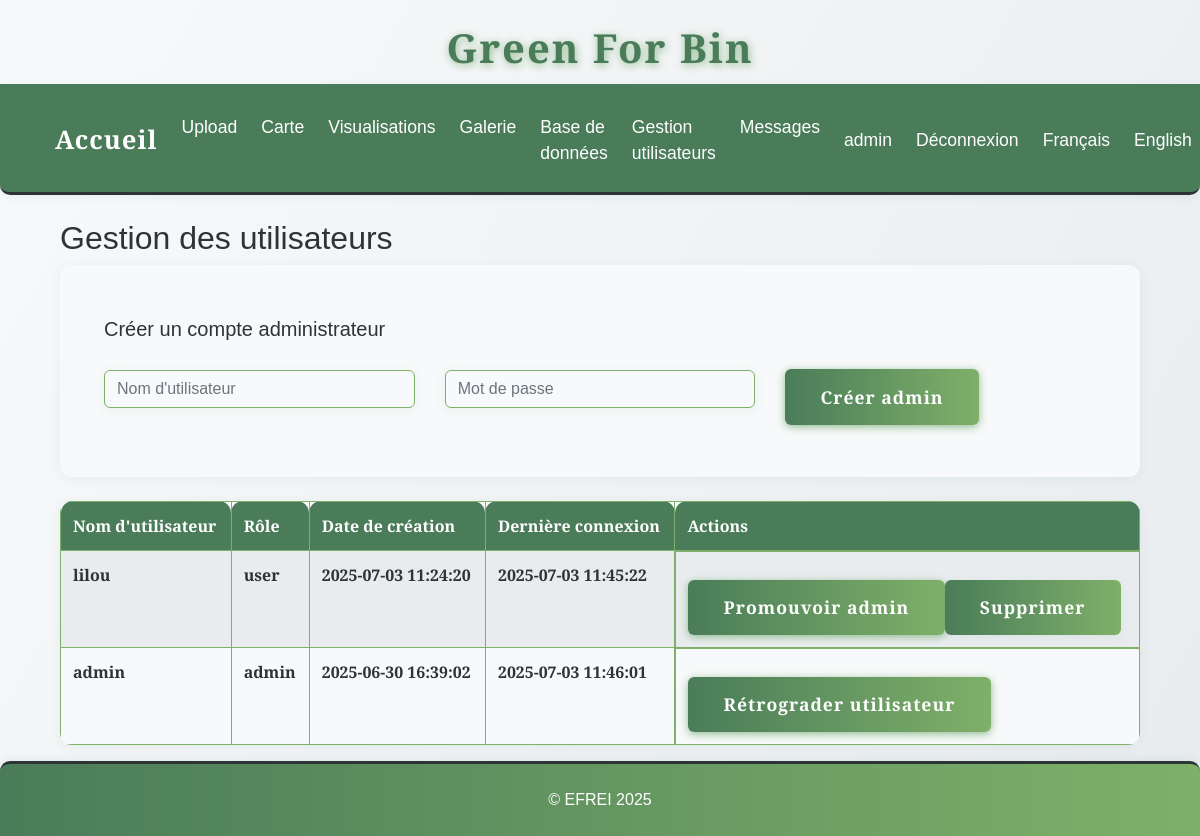
/admin/users (signed in), run on an earlier commit of the app's database.
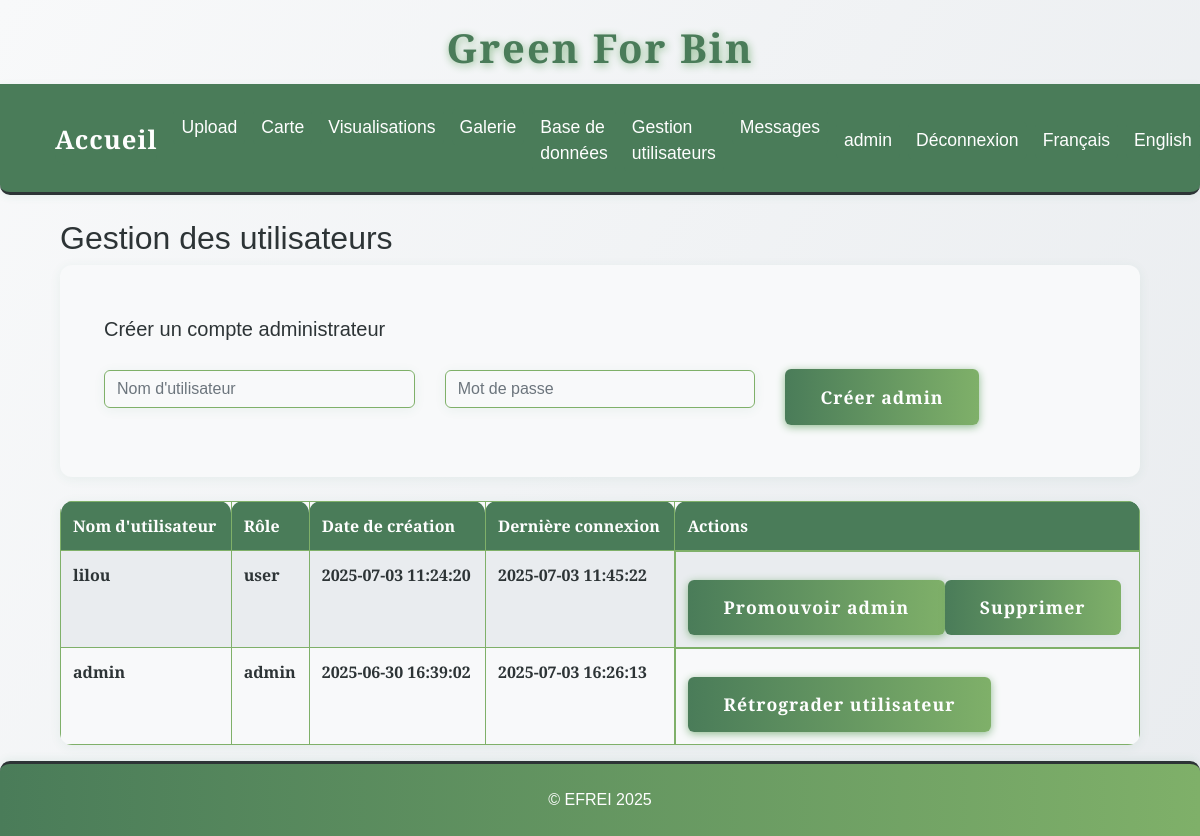
And on a later commit of the database.
### tables this page shows
CREATE TABLE users (
                id INTEGER PRIMARY KEY AUTOINCREMENT,
                username TEXT UNIQUE NOT NULL,
                password_hash TEXT NOT NULL,
                role TEXT NOT NULL DEFAULT 'user',
                created_at TEXT NOT NULL,
                last_login TEXT
            );

### app.py (the view)
@app.route('/admin/users')
@admin_required
def admin_users():
    with sqlite3.connect(DB_PATH) as conn:
        c = conn.cursor()
        c.execute("""
            SELECT id, username, role, created_at, last_login
            FROM users
            ORDER BY created_at DESC
        """)
        users = c.fetchall()
        c.execute("SELECT COUNT(*) FROM users WHERE role = 'admin'")
        admin_count = c.fetchone()[0]
    return render_template('admin/users.html', users=users, admin_count=admin_count)

### app.py (called while the page is built)
def get_locale():
    return session.get('lang', request.accept_languages.best_match(['en', 'fr']))

@app.context_processor
def inject_locale():
    return dict(get_locale=get_locale)

def admin_required(f):
    @wraps(f)
    def decorated_function(*args, **kwargs):
        if 'user_id' not in session:
            flash('Vous devez être connecté pour accéder à cette page.', 'error')
            return redirect(url_for('login'))
        with sqlite3.connect(DB_PATH) as conn:
            c = conn.cursor()
            c.execute("SELECT role FROM users WHERE id = ?", (session['user_id'],))
            user = c.fetchone()
        if not user or user[0] != 'admin':
            flash('Accès réservé aux administrateurs.', 'error')
            return redirect(url_for('index'))
        return f(*args, **kwargs)
    return decorated_function

### templates/admin/users.html (shortened to what this page needs)
{% extends "base.html" %}
{% block content %}
<div class="container">
    <h2>{{ _('Gestion des utilisateurs') }}</h2>
    <div class="card mb-4">
        <div class="card-body">
            <h5 class="card-title">{{ _('Créer un compte administrateur') }}</h5>
            <form method="post" action="{{ url_for('create_admin') }}">
                <div class="row g-2 align-items-center">
                    <div class="col-md-4">
                        <input type="text" name="username" class="form-control" placeholder="Nom d'utilisateur" required>
                    </div>
                    <div class="col-md-4">
                        <input type="password" name="password" class="form-control" placeholder="Mot de passe" required>
                    </div>
                    <div class="col-md-4">
                        <button type="submit" class="btn btn-primary">{{ _('Créer admin') }}</button>
                    </div>
                </div>
            </form>
        </div>
    </div>
    <table class="table table-striped table-green-text">
        <thead>
            <tr>
                <th>{{ _("Nom d'utilisateur") }}</th>
                <th>{{ _('Rôle') }}</th>
                <th>{{ _('Date de création') }}</th>
                <th>{{ _('Dernière connexion') }}</th>
                <th>{{ _('Actions') }}</th>
            </tr>
        </thead>
        <tbody>
            {% for user in users %}
                <tr>
                    <td>{{ user[1] }}</td>
                    <td>{{ user[2] }}</td>
                    <td>{{ user[3] }}</td>
                    <td>{{ user[4] or _('Jamais') }}</td>
                    <td class="d-flex gap-2">
                        {% if user[2] == 'user' %}
                            <a href="{{ url_for('promote_user', user_id=user[0]) }}" class="btn btn-success btn-sm">{{ _('Promouvoir admin') }}</a>
                        {% else %}
                            <a href="{{ url_for('demote_user', user_id=user[0]) }}" class="btn btn-warning btn-sm">{{ _('Rétrograder utilisateur') }}</a>
                        {% endif %}
                        {% if session['user_id'] != user[0] and (user[2] != 'admin' or admin_count > 1) %}
                            <a href="{{ url_for('delete_user', user_id=user[0]) }}" class="btn btn-danger btn-sm" onclick="return confirm('Supprimer cet utilisateur ?');">{{ _('Supprimer') }}</a>
                        {% endif %}
                    </td>
                </tr>
            {% endfor %}
        </tbody>
    </table>
</div>
{% endblock %}

### templates/base.html (shortened to what this page needs)
<!DOCTYPE html>
<html lang="{{ get_locale() }}">
<head>
    <link href="https://cdn.jsdelivr.net/npm/bootstrap@4.6.2/dist/css/bootstrap.min.css" rel="stylesheet">
    <link href="{{ url_for('static', filename='css/style.css') }}" rel="stylesheet">
    <link href="{{ url_for('static', filename='css/greenforbin.css') }}" rel="stylesheet">
</head>
<body>
    <header>
        <h1>{{ _('Green For Bin') }}</h1>
        <nav class="navbar navbar-expand-lg navbar-dark bg-dark">
            <div class="container-fluid">
                <a class="navbar-brand" href="{{ url_for('about') }}">{{ _('Accueil') }}</a>
                <div class="collapse navbar-collapse" id="navbarNav">
                    <ul class="navbar-nav">
                        <li class="nav-item">
                            <a class="nav-link" href="{{ url_for('upload') }}">{{ _('Upload') }}</a>
                        </li>
                        <li class="nav-item">
                            <a class="nav-link" href="{{ url_for('map_view') }}">{{ _('Carte') }}</a>
                        </li>
                        <li class="nav-item">
                            <a class="nav-link" href="{{ url_for('stats') }}">{{ _('Visualisations') }}</a>
                        </li>
                        <li class="nav-item">
                            <a class="nav-link" href="{{ url_for('gallery') }}">{{ _('Galerie') }}</a>
                        </li>
                        {% if session.get('role') == 'admin' %}
                            <li class="nav-item">
                                <a class="nav-link" href="{{ url_for('afficher_bdd') }}">{{ _('Base de données') }}</a>
                            </li>
                            <li class="nav-item">
                                <a class="nav-link" href="{{ url_for('admin_users') }}">{{ _('Gestion utilisateurs') }}</a>
                            </li>
                            <li class="nav-item">
                                <a class="nav-link" href="{{ url_for('admin_messages') }}">{{ _('Messages') }}</a>
                            </li>
                        {% endif %}
                    </ul>
                    <ul class="navbar-nav ms-auto">
                        {% if session.get('user_id') %}
                            <li class="nav-item">
                                <span class="nav-link">{{ session.get('username') }}</span>
                            </li>
                            <li class="nav-item">
                                <a class="nav-link" href="{{ url_for('logout') }}">{{ _('Déconnexion') }}</a>
                            </li>
                        {% endif %}
                        <li class="nav-item">
                            <a class="nav-link" href="{{ url_for('set_language', lang='fr') }}">{{ _('Français') }}</a>
                        </li>
                        <li class="nav-item">
                            <a class="nav-link" href="{{ url_for('set_language', lang='en') }}">{{ _('English') }}</a>
                        </li>
                    </ul>
                </div>
            </div>
        </nav>
    </header>
    <div class="container mt-4">
        {% block content %}{% endblock %}
    </div>
    <footer class="footer-efrei mt-auto py-3">
        <div class="container text-center">
            <span>&copy; EFREI 2025</span>
        </div>
    </footer>
</body>
</html>

### static/css/style.css (style rules this page uses)
:root { --primary-green: #4a7c59; --light-green: #7fb069; --sage-green: #8fbc8f; --cream: #fefefe; --warm-white: #f8f9fa; --soft-gray: #e9ecef; --charcoal: #2d3436; --text-primary: #2d3436; --text-secondary: #636e72; --radius: 2.5rem; --shadow: 0 4px 24px rgba(44, 124, 89, 0.10); --transition: all 0.3s cubic-bezier(.4,0,.2,1); --green-dark: var(--primary-green); --green: var(--light-green); --green-light: var(--sage-green); --beige: var(--cream); --white: var(--cream); --black: var(--charcoal); }
html, body { height: 100%; margin: 0; padding: 0; }
body { display: flex; flex-direction: column; min-height: 100vh; }
.container.mt-4 { flex: 1 0 auto; }
.navbar { background: linear-gradient(90deg, var(--primary-green) 0%, var(--light-green) 100%); border-radius: 0 0 var(--radius) var(--radius); box-shadow: var(--shadow); padding: 1.5rem 2.5rem 1.2rem 2.5rem; display: flex; justify-content: center; align-items: center; gap: 2rem; position: sticky; top: 0; z-index: 1000; }
.nav-link { color: var(--cream); font-family: 'Inter', 'Franklin Gothic Medium', 'Arial Narrow', Arial, sans-serif, sans-serif; font-size: 1.1rem; font-weight: 500; padding: 0.5rem 1.2rem; border-radius: 2rem; transition: var(--transition); position: relative; }
.btn { background: var(--primary-green); color: var(--cream); border: none; border-radius: 2rem; font-family: 'Inter', Arial, sans-serif; font-weight: 600; padding: 0.9rem 2.2rem; font-size: 1.1rem; box-shadow: 0 2px 8px rgba(44, 124, 89, 0.08); transition: var(--transition); cursor: pointer; margin-top: 1rem; letter-spacing: 1px; }
.card { background: var(--white); border-radius: var(--radius); box-shadow: var(--shadow); padding: 2rem 1.5rem; margin-bottom: 2rem; transition: var(--transition); position: relative; overflow: hidden; }
input, textarea, select { background: var(--beige); color: var(--green-dark); border: 2px solid var(--green-light); border-radius: 1.5rem; font-family: 'Inter', Arial, sans-serif; padding: 10px 18px; font-size: 1.08rem; transition: var(--transition); }
.footer-efrei { width: 100%; background: linear-gradient(90deg, var(--primary-green) 0%, var(--light-green) 100%); color: var(--cream); border-top: 3px solid var(--charcoal); box-shadow: 0 -2px 8px rgba(44, 124, 89, 0.08); font-family: 'Quercus Serif', 'Montserrat', 'Quicksand', Arial, sans-serif !important; font-weight: 500; flex-shrink: 0; }
.footer-efrei .container { padding-top: 8px; padding-bottom: 8px; }

### static/css/greenforbin.css (style rules this page uses)
:root { --primary-green: #4a7c59; --light-green: #7fb069; --sage-green: #8fbc8f; --cream: #fefefe; --warm-white: #f8f9fa; --soft-gray: #e9ecef; --charcoal: #2d3436; --text-primary: #2d3436; --text-secondary: #636e72; }
body { background: linear-gradient(135deg, var(--cream) 0%, var(--light-green) 100%); color: var(--text-primary); font-family: 'Segoe UI', 'Roboto', Arial, sans-serif; min-height: 100vh; }
header h1 { color: var(--primary-green); font-weight: bold; letter-spacing: 2px; text-shadow: 1px 2px 8px var(--sage-green); }
.navbar, .navbar-brand, .nav-link { background: var(--primary-green) !important; color: var(--cream) !important; font-weight: 500; border-radius: 0 0 10px 10px; }
.card { border-radius: 16px; box-shadow: 0 4px 24px 0 rgba(79, 124, 89, 0.10); border: none; background: var(--warm-white); }
.btn-primary, .btn-success, .btn-warning { background: var(--light-green); border: none; color: var(--cream); font-weight: 600; border-radius: 8px; box-shadow: 0 2px 8px var(--sage-green); transition: background 0.2s, box-shadow 0.2s; }
.table { background: var(--warm-white); border-radius: 10px; overflow: hidden; }
th { background: var(--primary-green); color: var(--cream); }
td, th { border: 1px solid var(--light-green) !important; }
footer { background: var(--primary-green); color: var(--cream); text-align: center; padding: 12px 0; border-radius: 10px 10px 0 0; margin-top: 40px; }

What changed in the data, as far as the page shows it:
changed users "admin": last_login "2025-07-03 11:46:01" → "2025-07-03 16:26:13"
